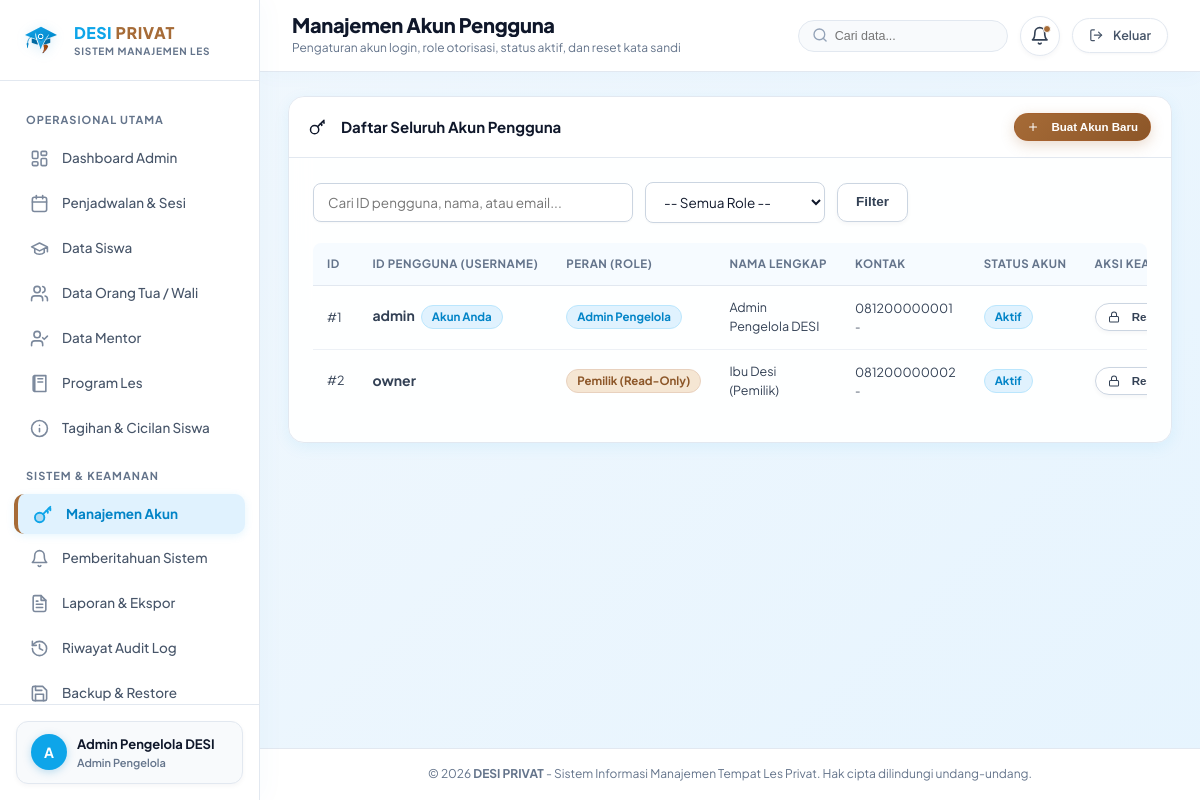
/admin/accounts (signed in), run on the app's committed database.
### tables this page shows
CREATE TABLE users (
    id INTEGER PRIMARY KEY AUTOINCREMENT,
    username TEXT UNIQUE NOT NULL,
    password_hash TEXT NOT NULL,
    role TEXT NOT NULL CHECK(role IN ('admin', 'owner', 'mentor', 'parent')),
    full_name TEXT NOT NULL,
    email TEXT,
    phone TEXT,
    is_active INTEGER DEFAULT 1,
    created_at DATETIME DEFAULT CURRENT_TIMESTAMP,
    updated_at DATETIME DEFAULT CURRENT_TIMESTAMP
);

### routes/admin.py (the view)
@admin_bp.route("/accounts")
def accounts():
    role_filter = request.args.get("role")
    search = request.args.get("q", "").strip()
    conditions = []
    args = []
    if role_filter:
        conditions.append("role = ?")
        args.append(role_filter)
    if search:
        conditions.append("(username LIKE ? OR full_name LIKE ? OR email LIKE ?)")
        term = f"%{search}%"
        args.extend([term, term, term])
    where_clause = f"WHERE {' AND '.join(conditions)}" if conditions else ""
    accounts_list = query_db(f"""
        SELECT id, username, role, full_name, email, phone, is_active, created_at, updated_at
        FROM users
        {where_clause}
        ORDER BY created_at DESC
    """, args)
    return render_template("admin/accounts.html", accounts=accounts_list, role_filter=role_filter, search=search)

### routes/admin.py (called while the page is built)
@admin_bp.before_request
@login_required
@role_required("admin")
def check_admin_access():
    pass

### routes/auth.py (called while the page is built)
def generate_csrf_token():
    if "_csrf_token" not in session:
        session["_csrf_token"] = secrets.token_hex(24)
    return session["_csrf_token"]

def login_required(f):
    @wraps(f)
    def decorated_function(*args, **kwargs):
        if "user_id" not in session:
            flash("Silakan masuk terlebih dahulu untuk mengakses halaman ini.", "warning")
            return redirect(url_for("auth.login", next=request.url))
        user = query_db("SELECT id, is_active FROM users WHERE id = ?", (session["user_id"],), one=True)
        if not user or not user["is_active"]:
            session.clear()
            flash("Sesi login Anda telah kedaluwarsa atau akun tidak ditemukan. Silakan masuk kembali.", "warning")
            return redirect(url_for("auth.login"))
        return f(*args, **kwargs)
    return decorated_function

def role_required(*allowed_roles):
    def decorator(f):
        @wraps(f)
        def decorated_function(*args, **kwargs):
            if "user_id" not in session:
                flash("Silakan masuk terlebih dahulu.", "warning")
                return redirect(url_for("auth.login"))
            user_role = session.get("role")
            if user_role not in allowed_roles:
                abort(403, description="Akses ditolak. Anda tidak memiliki izin untuk mengakses fitur ini.")
            return f(*args, **kwargs)
        return decorated_function
    return decorator

### services/database_service.py (called while the page is built, shortened)
def is_postgres(db_path=None):
    global _pg_connection_failed
    if db_path is not None:
        return False
    if getattr(Config, "TESTING", False):
        return False
    db_url = getattr(Config, "DATABASE_URL", None)
    if not (db_url and str(db_url).strip().startswith("postgres")):
        return False
    if _pg_connection_failed:
        return False
    return True

def query_db(query, args=(), one=False, db_path=None):
    try:
        db = get_db(db_path)
    except RuntimeError:
        db = get_direct_connection(db_path)
        cur = db.execute(query, args)
        rv = cur.fetchall()
        db.close()
        return (rv[0] if rv else None) if one else rv
    cur = db.execute(query, args)
    rv = cur.fetchall()
    cur.close()
    return (rv[0] if rv else None) if one else rv

### templates/admin/accounts.html (shortened to what this page needs)
{% extends "base.html" %}
{% block page_title %}Manajemen Akun Pengguna{% endblock %}
{% block page_subtitle %}Pengaturan akun login, role otorisasi, status aktif, dan reset kata sandi{% endblock %}
{% block content %}
<div class="card">
  <div class="card-header">
    <div class="card-title"><span>{{ icon('key') }}</span> Daftar Seluruh Akun Pengguna</div>
    <button class="btn btn-primary btn-sm" onclick="openModal('addAccountModal')">
      {{ icon('plus') }} Buat Akun Baru
    </button>
  </div>
  <div class="card-body">
    <form method="GET" action="{{ url_for('admin.accounts') }}" class="filter-bar">
      <input
        type="text"
        name="q"
        value="{{ search }}"
        placeholder="Cari ID pengguna, nama, atau email..."
        class="form-control"
        style="max-width: 320px;"
      >
      <select name="role" class="form-select" style="max-width: 180px;">
        <option value="">-- Semua Role --</option>
      </select>
      <button type="submit" class="btn btn-secondary">Filter</button>
    </form>
    <div class="table-responsive">
      <table class="table-desi">
        <thead>
          <tr>
            <th>ID</th>
            <th>ID Pengguna (Username)</th>
            <th>Peran (Role)</th>
            <th>Nama Lengkap</th>
            <th>Kontak</th>
            <th>Status Akun</th>
            <th>Aksi Keamanan</th>
          </tr>
        </thead>
        <tbody>
          {% for acc in accounts %}
          <tr>
            <td>#{{ acc.id }}</td>
            <td>
              <strong style="color: var(--navy-dark); font-size: 14px;">{{ acc.username }}</strong>
              {% if acc.id == session.user_id %}
                <span class="badge badge-info" style="margin-left: 4px;">Akun Anda</span>
              {% endif %}
            </td>
            <td>
              {% if acc.role == 'admin' %}
                <span class="badge badge-info">Admin Pengelola</span>
              {% elif acc.role == 'owner' %}
                <span class="badge badge-warning">Pemilik (Read-Only)</span>
              {% elif acc.role == 'mentor' %}
                <span class="badge badge-success">Mentor Pengajar</span>
              {% elif acc.role == 'parent' %}
                <span class="badge badge-primary">Orang Tua / Wali</span>
              {% endif %}
            </td>
            <td>{{ acc.full_name }}</td>
            <td>
              <div>{{ acc.phone or '-' }}</div>
              <div style="font-size: 11px; color: var(--gray-500);">{{ acc.email or '-' }}</div>
            </td>
            <td>
              {% if acc.is_active %}
                <span class="badge badge-success">Aktif</span>
              {% else %}
                <span class="badge badge-danger">Dinonaktifkan</span>
              {% endif %}
            </td>
            <td>
              <div style="display: flex; gap: 6px;">
                <button
                  type="button"
                  class="btn btn-secondary btn-sm"
                  onclick="openResetPasswordModal({{ acc.id }}, '{{ acc.username }}')"
                  title="Reset Kata Sandi"
                >
                  {{ icon('lock') }} Reset Sandi
                </button>
              </div>
            </td>
          </tr>
          {% else %}
          <tr>
            <td colspan="7" style="text-align: center; color: var(--gray-500); padding: 24px;">
              Tidak ada akun yang sesuai dengan filter.
            </td>
          </tr>
          {% endfor %}
        </tbody>
      </table>
    </div>
  </div>
</div>
{% endblock %}

### templates/base.html (shortened to what this page needs)
<!DOCTYPE html>
<html lang="id">
<head>
  <link rel="stylesheet" href="{{ url_for('static', filename='css/main.css') }}">
</head>
<body>
  <div class="app-container">
    <aside class="sidebar" id="sidebar">
      <div class="sidebar-header">
        <div style="display: flex; align-items: center; gap: 12px; flex: 1; min-width: 0;">
          <img src="{{ url_for('static', filename='images/logo_symbol.svg') }}" class="sidebar-brand-img" alt="Logo DESI PRIVAT">
          <div style="min-width: 0;">
            <div class="sidebar-brand-title"><span class="brand-desi" style="color: #0EA5E9;">DESI</span> <span class="brand-privat" style="color: #A66B37;">PRIVAT</span></div>
            <div class="sidebar-brand-sub" style="font-size: 10px; font-weight: 700; letter-spacing: 0.8px; color: #64748B;">SISTEM MANAJEMEN LES</div>
          </div>
        </div>
      </div>
      <nav class="sidebar-nav">
        {% if current_user.role == 'admin' %}
          <div class="nav-section-title">Operasional Utama</div>
          <a href="{{ url_for('admin.dashboard') }}" class="nav-link {% if request.endpoint == 'admin.dashboard' %}active{% endif %}">
            <span class="nav-icon">{{ icon('dashboard') }}</span> Dashboard Admin
          </a>
          <a href="{{ url_for('admin.schedules') }}" class="nav-link {% if request.endpoint and 'admin.schedules' in request.endpoint %}active{% endif %}">
            <span class="nav-icon">{{ icon('calendar') }}</span> Penjadwalan &amp; Sesi
          </a>
          <a href="{{ url_for('admin.students') }}" class="nav-link {% if request.endpoint and 'admin.student' in request.endpoint %}active{% endif %}">
            <span class="nav-icon">{{ icon('student') }}</span> Data Siswa
          </a>
          <a href="{{ url_for('admin.parents') }}" class="nav-link {% if request.endpoint and 'admin.parents' in request.endpoint %}active{% endif %}">
            <span class="nav-icon">{{ icon('family') }}</span> Data Orang Tua / Wali
          </a>
          <a href="{{ url_for('admin.mentors') }}" class="nav-link {% if request.endpoint and 'admin.mentors' in request.endpoint %}active{% endif %}">
            <span class="nav-icon">{{ icon('mentor') }}</span> Data Mentor
          </a>
          <a href="{{ url_for('admin.programs') }}" class="nav-link {% if request.endpoint and 'admin.programs' in request.endpoint %}active{% endif %}">
            <span class="nav-icon">{{ icon('book') }}</span> Program Les
          </a>
          <a href="{{ url_for('admin.bills') }}" class="nav-link {% if request.endpoint and 'admin.bills' in request.endpoint %}active{% endif %}">
            <span class="nav-icon">{{ icon('receipt') }}</span> Tagihan &amp; Cicilan Siswa
          </a>
          <div class="nav-section-title">Sistem &amp; Keamanan</div>
          <a href="{{ url_for('admin.accounts') }}" class="nav-link {% if request.endpoint and 'admin.accounts' in request.endpoint %}active{% endif %}">
            <span class="nav-icon">{{ icon('key') }}</span> Manajemen Akun
          </a>
          <a href="{{ url_for('admin.notifications_center') }}" class="nav-link {% if request.endpoint and 'admin.notifications' in request.endpoint %}active{% endif %}">
            <span class="nav-icon">{{ icon('bell') }}</span> Pemberitahuan Sistem
          </a>
          <a href="{{ url_for('admin.reports') }}" class="nav-link {% if request.endpoint and 'admin.reports' in request.endpoint %}active{% endif %}">
            <span class="nav-icon">{{ icon('report') }}</span> Laporan &amp; Ekspor
          </a>
          <a href="{{ url_for('admin.audit_logs') }}" class="nav-link {% if request.endpoint and 'admin.audit_logs' in request.endpoint %}active{% endif %}">
            <span class="nav-icon">{{ icon('history') }}</span> Riwayat Audit Log
          </a>
          <a href="{{ url_for('admin.backups') }}" class="nav-link {% if request.endpoint and 'admin.backups' in request.endpoint %}active{% endif %}">
            <span class="nav-icon">{{ icon('backup') }}</span> Backup &amp; Restore
          </a>
        {% endif %}
      </nav>
      <div class="sidebar-footer">
        <div class="user-badge" style="display: flex; align-items: center; gap: 10px; padding: 12px 14px; background: #F8FAFC; border-radius: 12px; border: 1px solid #E2E8F0;">
          <div class="user-avatar" style="width: 36px; height: 36px; border-radius: 50%; background: #0EA5E9; color: #FFFFFF; display: flex; align-items: center; justify-content: center; font-weight: 700; font-size: 14px;">
            {{ current_user.full_name[:1] if (current_user and current_user.full_name) else 'U' }}
          </div>
          <div class="user-info" style="min-width: 0; flex: 1;">
            <div class="user-name" style="font-size: 13px; font-weight: 700; color: #0F172A; white-space: nowrap; overflow: hidden; text-overflow: ellipsis;">
              {{ current_user.full_name if (current_user and current_user.full_name) else 'Pengguna' }}
            </div>
            <div class="user-role-label" style="font-size: 11px; color: #64748B;">
              {% if current_user.role == 'admin' %}Admin Pengelola
              {% elif current_user.role == 'owner' %}Pemilik
              {% elif current_user.role == 'mentor' %}Mentor
              {% elif current_user.role == 'parent' %}Orang Tua / Wali
              {% endif %}
            </div>
          </div>
        </div>
      </div>
    </aside>
    <div class="main-wrapper">
      <header class="top-navbar">
        <div class="top-navbar-left">
          <div class="page-title-box">
            <h1>{% block page_title %}DESI PRIVAT{% endblock %}</h1>
            <p>{% block page_subtitle %}Sistem Informasi Manajemen Tempat Les Privat{% endblock %}</p>
          </div>
        </div>
        <div class="navbar-actions">
          <div class="navbar-search" style="display: flex;">
            <span class="search-icon">{{ icon('search') }}</span>
            <input type="text" class="navbar-search-input" placeholder="Cari data..." id="topNavbarSearch" onkeyup="if(event.key==='Enter'){window.location.href='{{ url_for('admin.students') if (current_user and current_user.role=='admin') else '#' }}?q='+encodeURIComponent(this.value);}">
          </div>
          {% if current_user %}
            {% if current_user.role == 'admin' %}
              <a href="{{ url_for('admin.notifications_center') }}" class="notif-bell-btn" title="Pusat Notifikasi">
                {{ icon('bell') }}
                {% if unread_count > 0 %}
                  <span class="notif-badge-count">{{ unread_count }}</span>
                {% else %}
                  <span class="notif-dot"></span>
                {% endif %}
              </a>
            {% else %}
              <span class="notif-bell-btn" title="Notifikasi Sistem" style="cursor: pointer;">
                {{ icon('bell') }}
                <span class="notif-dot"></span>
              </span>
            {% endif %}
            <a href="{{ url_for('auth.logout') }}" class="navbar-logout-btn" title="Keluar dari sistem">
              {{ icon('logout') }} <span class="logout-text">Keluar</span>
            </a>
          {% endif %}
        </div>
      </header>
      <main class="content-body">
        {% block content %}{% endblock %}
      </main>
      <footer style="padding: 16px 28px; text-align: center; font-size: 12px; color: var(--text-muted); border-top: 1px solid var(--border-subtle); background: var(--white);">
        &copy; {{ current_year }} <strong>DESI PRIVAT</strong> - Sistem Informasi Manajemen Tempat Les Privat. Hak cipta dilindungi undang-undang.
      </footer>
    </div>
  </div>
</body>
</html>

### data on the page
users: full_name "Admin Pengelola DESI", id "1", username "admin", shows "Akun Anda", role "Admin Pengelola", phone "081200000001", email "-", is_active "Aktif"
users: id "2", username "owner", role "Pemilik (Read-Only)", full_name "Ibu Desi (Pemilik)", phone "081200000002", email "-", is_active "Aktif"
